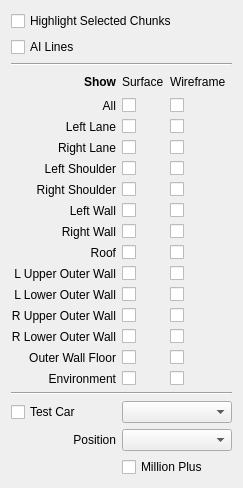
<?xml version="1.0" encoding="UTF-8"?>
<ui version="4.0">
 <class>DisplaySettings</class>
 <widget class="QWidget" name="DisplaySettings">
  <property name="geometry">
   <rect>
    <x>0</x>
    <y>0</y>
    <width>234</width>
    <height>468</height>
   </rect>
  </property>
  <property name="windowTitle">
   <string>Form</string>
  </property>
  <layout class="QGridLayout" name="gridLayout">
   <item row="4" column="0">
    <widget class="QLabel" name="lblAll">
     <property name="text">
      <string>All</string>
     </property>
     <property name="alignment">
      <set>Qt::AlignRight|Qt::AlignTrailing|Qt::AlignVCenter</set>
     </property>
    </widget>
   </item>
   <item row="20" column="0">
    <widget class="QLabel" name="label_3">
     <property name="text">
      <string>Position</string>
     </property>
     <property name="alignment">
      <set>Qt::AlignRight|Qt::AlignTrailing|Qt::AlignVCenter</set>
     </property>
    </widget>
   </item>
   <item row="16" column="2">
    <widget class="QCheckBox" name="ckOWallFloorWireframe">
     <property name="text">
      <string/>
     </property>
    </widget>
   </item>
   <item row="15" column="0">
    <widget class="QLabel" name="lblRLOWall">
     <property name="text">
      <string>R Lower Outer Wall</string>
     </property>
     <property name="alignment">
      <set>Qt::AlignRight|Qt::AlignTrailing|Qt::AlignVCenter</set>
     </property>
    </widget>
   </item>
   <item row="3" column="1">
    <widget class="QLabel" name="label">
     <property name="text">
      <string>Surface</string>
     </property>
    </widget>
   </item>
   <item row="6" column="2">
    <widget class="QCheckBox" name="ckRLaneWireframe">
     <property name="text">
      <string/>
     </property>
    </widget>
   </item>
   <item row="9" column="2">
    <widget class="QCheckBox" name="ckLWallWireframe">
     <property name="text">
      <string/>
     </property>
    </widget>
   </item>
   <item row="8" column="1">
    <widget class="QCheckBox" name="ckRShoulderSurface">
     <property name="text">
      <string/>
     </property>
    </widget>
   </item>
   <item row="3" column="2">
    <widget class="QLabel" name="label_2">
     <property name="text">
      <string>Wireframe</string>
     </property>
    </widget>
   </item>
   <item row="20" column="1" colspan="3">
    <widget class="QComboBox" name="cbTestCarPos"/>
   </item>
   <item row="15" column="1">
    <widget class="QCheckBox" name="ckRLOWallSurface">
     <property name="text">
      <string/>
     </property>
    </widget>
   </item>
   <item row="5" column="0">
    <widget class="QLabel" name="lblLLane">
     <property name="text">
      <string>Left Lane</string>
     </property>
     <property name="alignment">
      <set>Qt::AlignRight|Qt::AlignTrailing|Qt::AlignVCenter</set>
     </property>
    </widget>
   </item>
   <item row="0" column="0" colspan="3">
    <widget class="QCheckBox" name="ckHighlightSelection">
     <property name="text">
      <string>Highlight Selected Chunks</string>
     </property>
    </widget>
   </item>
   <item row="17" column="0">
    <widget class="QLabel" name="lblEnvirFloor">
     <property name="text">
      <string>Environment</string>
     </property>
     <property name="alignment">
      <set>Qt::AlignRight|Qt::AlignTrailing|Qt::AlignVCenter</set>
     </property>
    </widget>
   </item>
   <item row="4" column="2">
    <widget class="QCheckBox" name="ckAllWireframe">
     <property name="text">
      <string/>
     </property>
    </widget>
   </item>
   <item row="18" column="0" colspan="4">
    <widget class="Line" name="line_2">
     <property name="orientation">
      <enum>Qt::Horizontal</enum>
     </property>
    </widget>
   </item>
   <item row="12" column="0">
    <widget class="QLabel" name="lblLUOWall">
     <property name="text">
      <string>L Upper Outer Wall</string>
     </property>
     <property name="alignment">
      <set>Qt::AlignRight|Qt::AlignTrailing|Qt::AlignVCenter</set>
     </property>
    </widget>
   </item>
   <item row="1" column="0">
    <widget class="QCheckBox" name="ckAILines">
     <property name="text">
      <string>AI Lines</string>
     </property>
    </widget>
   </item>
   <item row="12" column="1">
    <widget class="QCheckBox" name="ckLUOWallSurface">
     <property name="text">
      <string/>
     </property>
    </widget>
   </item>
   <item row="14" column="2">
    <widget class="QCheckBox" name="ckRUOWallWireframe">
     <property name="text">
      <string/>
     </property>
    </widget>
   </item>
   <item row="4" column="1">
    <widget class="QCheckBox" name="ckAllSurface">
     <property name="text">
      <string/>
     </property>
    </widget>
   </item>
   <item row="11" column="1">
    <widget class="QCheckBox" name="ckRoofSurface">
     <property name="text">
      <string/>
     </property>
    </widget>
   </item>
   <item row="10" column="1">
    <widget class="QCheckBox" name="ckRWallSurface">
     <property name="text">
      <string/>
     </property>
    </widget>
   </item>
   <item row="3" column="0">
    <widget class="QLabel" name="label_16">
     <property name="font">
      <font>
       <weight>75</weight>
       <bold>true</bold>
      </font>
     </property>
     <property name="text">
      <string>Show</string>
     </property>
     <property name="alignment">
      <set>Qt::AlignRight|Qt::AlignTrailing|Qt::AlignVCenter</set>
     </property>
    </widget>
   </item>
   <item row="11" column="2">
    <widget class="QCheckBox" name="ckRoofWireframe">
     <property name="text">
      <string/>
     </property>
    </widget>
   </item>
   <item row="7" column="1">
    <widget class="QCheckBox" name="ckLShoulderSurface">
     <property name="text">
      <string/>
     </property>
    </widget>
   </item>
   <item row="7" column="0">
    <widget class="QLabel" name="lblLShoulder">
     <property name="text">
      <string>Left Shoulder</string>
     </property>
     <property name="alignment">
      <set>Qt::AlignRight|Qt::AlignTrailing|Qt::AlignVCenter</set>
     </property>
    </widget>
   </item>
   <item row="11" column="0">
    <widget class="QLabel" name="lblRoof">
     <property name="text">
      <string>Roof</string>
     </property>
     <property name="alignment">
      <set>Qt::AlignRight|Qt::AlignTrailing|Qt::AlignVCenter</set>
     </property>
    </widget>
   </item>
   <item row="6" column="1">
    <widget class="QCheckBox" name="ckRLaneSurface">
     <property name="text">
      <string/>
     </property>
    </widget>
   </item>
   <item row="8" column="2">
    <widget class="QCheckBox" name="ckRShoulderWireframe">
     <property name="text">
      <string/>
     </property>
    </widget>
   </item>
   <item row="3" column="3">
    <spacer name="horizontalSpacer">
     <property name="orientation">
      <enum>Qt::Horizontal</enum>
     </property>
     <property name="sizeHint" stdset="0">
      <size>
       <width>40</width>
       <height>20</height>
      </size>
     </property>
    </spacer>
   </item>
   <item row="13" column="0">
    <widget class="QLabel" name="lblLLOWall">
     <property name="text">
      <string>L Lower Outer Wall</string>
     </property>
     <property name="alignment">
      <set>Qt::AlignRight|Qt::AlignTrailing|Qt::AlignVCenter</set>
     </property>
    </widget>
   </item>
   <item row="5" column="2">
    <widget class="QCheckBox" name="ckLLaneWireframe">
     <property name="text">
      <string/>
     </property>
    </widget>
   </item>
   <item row="14" column="1">
    <widget class="QCheckBox" name="ckRUOWallSurface">
     <property name="text">
      <string/>
     </property>
    </widget>
   </item>
   <item row="19" column="1" colspan="3">
    <widget class="QComboBox" name="cbTestCarType"/>
   </item>
   <item row="19" column="0">
    <widget class="QCheckBox" name="ckTestCar">
     <property name="text">
      <string>Test Car</string>
     </property>
    </widget>
   </item>
   <item row="8" column="0">
    <widget class="QLabel" name="lblRShoulder">
     <property name="text">
      <string>Right Shoulder</string>
     </property>
     <property name="alignment">
      <set>Qt::AlignRight|Qt::AlignTrailing|Qt::AlignVCenter</set>
     </property>
    </widget>
   </item>
   <item row="5" column="1">
    <widget class="QCheckBox" name="ckLLaneSurface">
     <property name="text">
      <string/>
     </property>
    </widget>
   </item>
   <item row="12" column="2">
    <widget class="QCheckBox" name="ckLUOWallWireframe">
     <property name="text">
      <string/>
     </property>
    </widget>
   </item>
   <item row="10" column="0">
    <widget class="QLabel" name="lblRWall">
     <property name="text">
      <string>Right Wall</string>
     </property>
     <property name="alignment">
      <set>Qt::AlignRight|Qt::AlignTrailing|Qt::AlignVCenter</set>
     </property>
    </widget>
   </item>
   <item row="10" column="2">
    <widget class="QCheckBox" name="ckRWallWireframe">
     <property name="text">
      <string/>
     </property>
    </widget>
   </item>
   <item row="6" column="0">
    <widget class="QLabel" name="lblRLane">
     <property name="text">
      <string>Right Lane</string>
     </property>
     <property name="alignment">
      <set>Qt::AlignRight|Qt::AlignTrailing|Qt::AlignVCenter</set>
     </property>
    </widget>
   </item>
   <item row="7" column="2">
    <widget class="QCheckBox" name="ckLShoulderWireframe">
     <property name="text">
      <string/>
     </property>
    </widget>
   </item>
   <item row="22" column="2">
    <spacer name="verticalSpacer">
     <property name="orientation">
      <enum>Qt::Vertical</enum>
     </property>
     <property name="sizeHint" stdset="0">
      <size>
       <width>20</width>
       <height>40</height>
      </size>
     </property>
    </spacer>
   </item>
   <item row="9" column="0">
    <widget class="QLabel" name="lblLWall">
     <property name="text">
      <string>Left Wall</string>
     </property>
     <property name="alignment">
      <set>Qt::AlignRight|Qt::AlignTrailing|Qt::AlignVCenter</set>
     </property>
    </widget>
   </item>
   <item row="16" column="1">
    <widget class="QCheckBox" name="ckOWallFloorSurface">
     <property name="text">
      <string/>
     </property>
    </widget>
   </item>
   <item row="13" column="1">
    <widget class="QCheckBox" name="ckLLOWallSurface">
     <property name="text">
      <string/>
     </property>
    </widget>
   </item>
   <item row="15" column="2">
    <widget class="QCheckBox" name="ckRLOWallWireframe">
     <property name="text">
      <string/>
     </property>
    </widget>
   </item>
   <item row="17" column="1">
    <widget class="QCheckBox" name="ckEnvirFloorSurface">
     <property name="text">
      <string/>
     </property>
    </widget>
   </item>
   <item row="2" column="0" colspan="4">
    <widget class="Line" name="line">
     <property name="orientation">
      <enum>Qt::Horizontal</enum>
     </property>
    </widget>
   </item>
   <item row="13" column="2">
    <widget class="QCheckBox" name="ckLLOWallWireframe">
     <property name="text">
      <string/>
     </property>
    </widget>
   </item>
   <item row="17" column="2">
    <widget class="QCheckBox" name="ckEnvirFloorWireframe">
     <property name="text">
      <string/>
     </property>
    </widget>
   </item>
   <item row="16" column="0">
    <widget class="QLabel" name="lblOWallFloor">
     <property name="text">
      <string>Outer Wall Floor</string>
     </property>
     <property name="alignment">
      <set>Qt::AlignRight|Qt::AlignTrailing|Qt::AlignVCenter</set>
     </property>
    </widget>
   </item>
   <item row="9" column="1">
    <widget class="QCheckBox" name="ckLWallSurface">
     <property name="text">
      <string/>
     </property>
    </widget>
   </item>
   <item row="14" column="0">
    <widget class="QLabel" name="lblRUOWall">
     <property name="text">
      <string>R Upper Outer Wall</string>
     </property>
     <property name="alignment">
      <set>Qt::AlignRight|Qt::AlignTrailing|Qt::AlignVCenter</set>
     </property>
    </widget>
   </item>
   <item row="21" column="1" colspan="2">
    <widget class="QCheckBox" name="ckMillionPlus">
     <property name="text">
      <string>Million Plus</string>
     </property>
    </widget>
   </item>
  </layout>
 </widget>
 <resources/>
 <connections/>
</ui>
